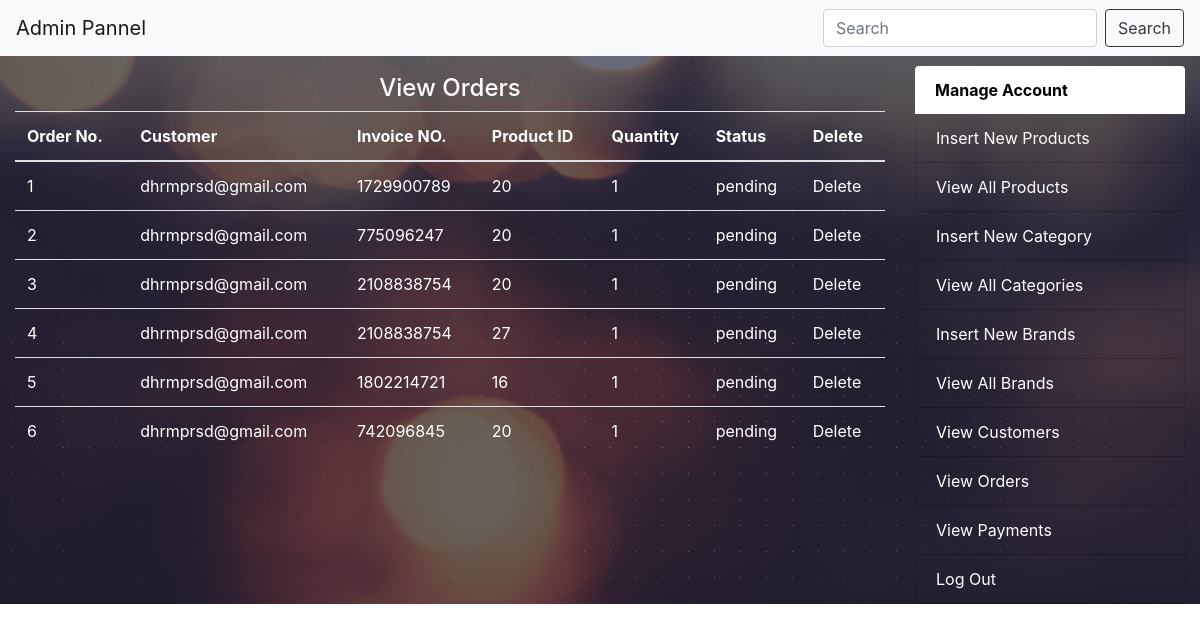
/admin_area/index.php?view_orders (signed in), run on the app's committed database.
### tables this page shows
CREATE TABLE `pending_orders` (
  `customer_pending_id` int(100) NOT NULL,
  `customer_id` int(10) NOT NULL,
  `invoice_no` int(10) NOT NULL,
  `product_id` int(10) NOT NULL,
  `qty` int(10) NOT NULL,
  `order_status` text NOT NULL
);

CREATE TABLE `customers` (
  `customer_id` int(10) NOT NULL,
  `customer_name` varchar(100) NOT NULL,
  `customer_email` varchar(100) NOT NULL,
  `customer_password` varchar(100) NOT NULL,
  `customer_country` text NOT NULL,
  `customer_city` text NOT NULL,
  `customer_contact` int(20) NOT NULL,
  `customer_address` text NOT NULL,
  `customer_image` text NOT NULL,
  `customer_ip` varchar(100) NOT NULL
);

### admin_area/view_orders.php (the view, shortened to what this page needs)
<?php
include("includes/db.php");
?>
<!DOCTYPE html>
<html>
<head>
    <link rel="stylesheet" href="https://maxcdn.bootstrapcdn.com/bootstrap/4.1.3/css/bootstrap.min.css">
</head>
<body>
  <h4 class="text-center">View Orders</h4>
    <table class="table">
      <thead>
        <tr>
          <th>Order No.</th>
          <th>Customer</th>
          <th>Invoice NO.</th>
          <th>Product ID</th>
          <th>Quantity</th>
          <th>Status</th>
          <th>Delete</th>
        </tr>
      </thead>
      <tbody>
      <?php
      $get_order = "SELECT * FROM pending_orders ";
      $run_order = mysqli_query($con,$get_order);
      $i=0;
      while ($row_order = mysqli_fetch_array($run_order)) {
          $order_id = $row_order['customer_pending_id'];
          $c_id = $row_order['customer_id'];
          $invoice = $row_order['invoice_no'];
          $p_id = $row_order['product_id'];
          $qty = $row_order['qty'];
          $status = $row_order['order_status'];
          $i++;
      ?>
        <tr>
          <td><?php echo $i; ?></td>
          <td><?php
          $get_customer = "SELECT * FROM customers where customer_id = '$c_id'";
          $run_customer = mysqli_query($con,$get_customer);
          $row_customer = mysqli_fetch_array($run_customer);
          $customer_email = $row_customer['customer_email'];
          echo $customer_email;
          ?></td>
          <td><?php echo $invoice; ?></td>
          <td><?php echo $p_id; ?></td>
          <td><?php echo $qty; ?></td>
          <td><?php
              if ($status == 'pending') {
                 echo $status = 'pending';
              }
              else{
              echo $status;
            }
          ?></td>
          <td><a href="delete_order.php?delete_order=<?php echo $order_id; ?>" class="edit_delete" style="text-decoration: none;color: #fff;">Delete</a></td>
        </tr>
        <?php } ?>
      </tbody>
    </table>
</body>
</html>

### styles/style.css (style rules this page uses)
body { background-color: #000; }

### admin_area/index.php (style rules this page uses)
body { background: linear-gradient(to top left, #660033 -1%, #ff9999 104%); font-family: 'Maven Pro', sans-serif; }
body { background-image: url("header-background.jpg"); background-repeat:no-repeat; background-position:center; background-size:cover; }

### data on the page
pending_orders: customer.customer_email "dhrmprsd@gmail.com", invoice_no "1729900789", product "20", qty "1"
pending_orders: customer.customer_email "dhrmprsd@gmail.com", invoice_no "775096247", product "20", qty "1"
pending_orders: customer.customer_email "dhrmprsd@gmail.com", invoice_no "2108838754", product "20", qty "1"
pending_orders: customer.customer_email "dhrmprsd@gmail.com", invoice_no "2108838754", product "27", qty "1"
pending_orders: customer.customer_email "dhrmprsd@gmail.com", invoice_no "1802214721", product "16", qty "1"
pending_orders: customer.customer_email "dhrmprsd@gmail.com", invoice_no "742096845", product "20", qty "1"
